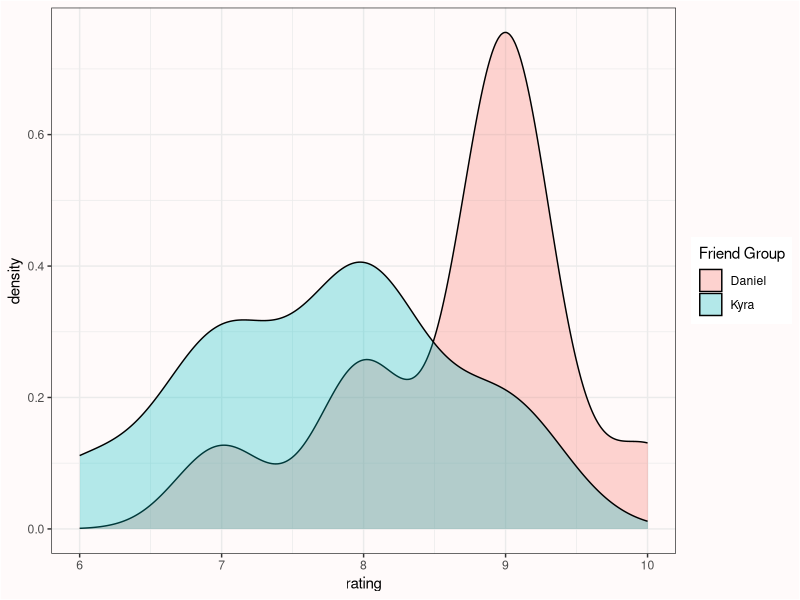
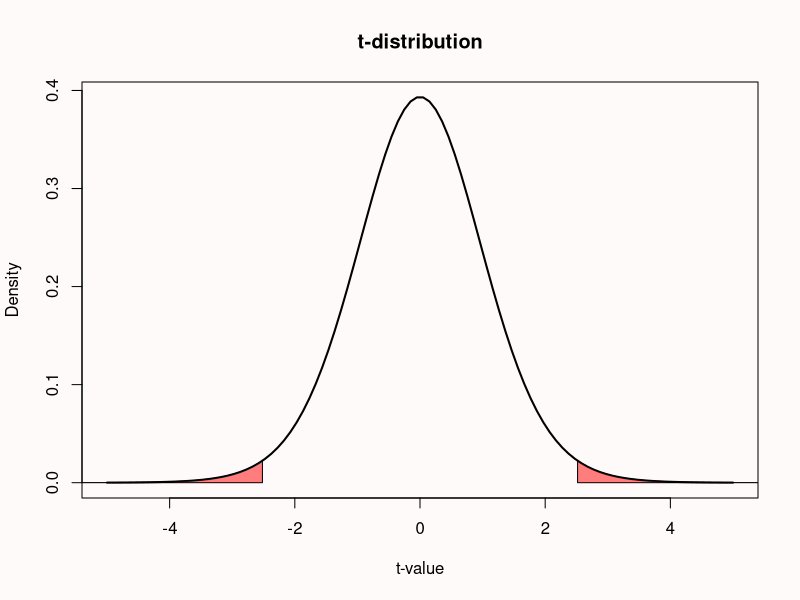
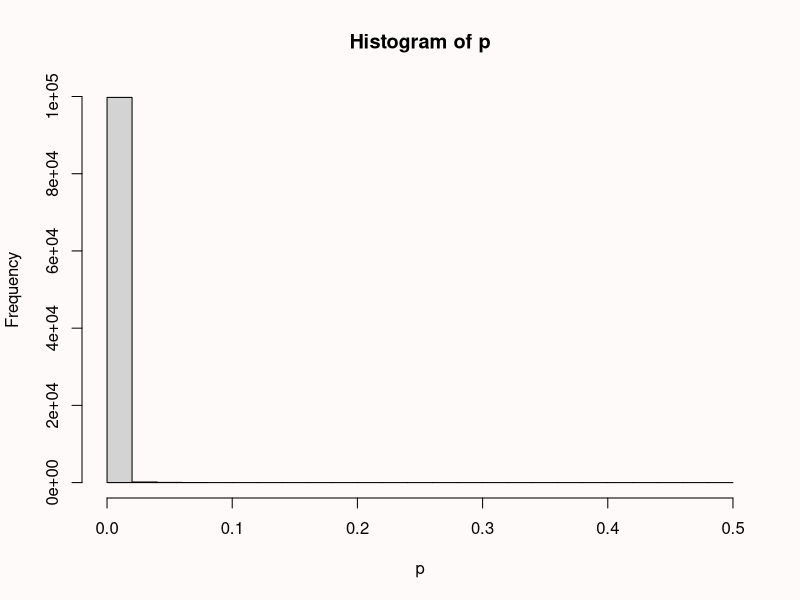
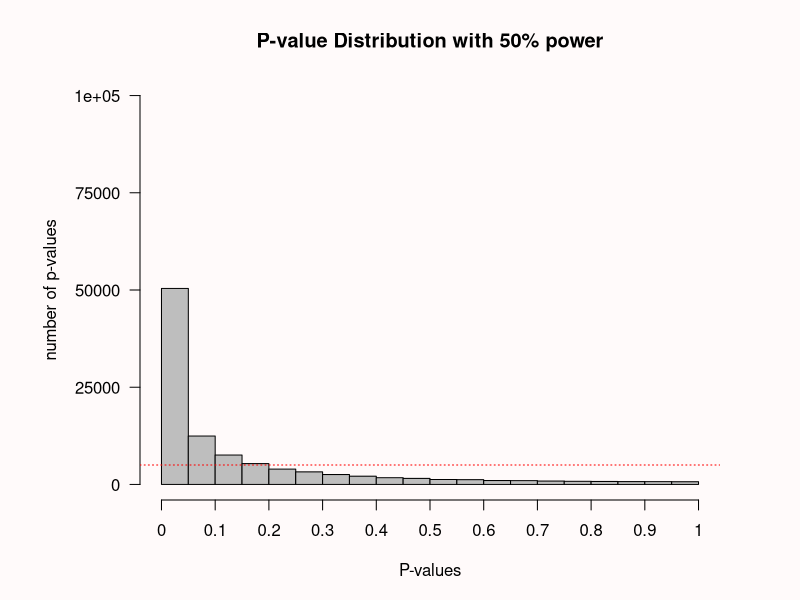
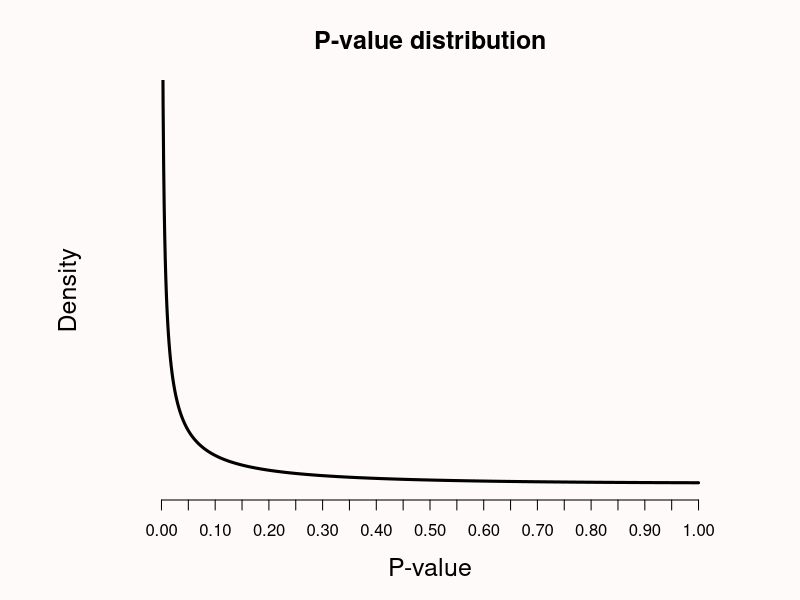
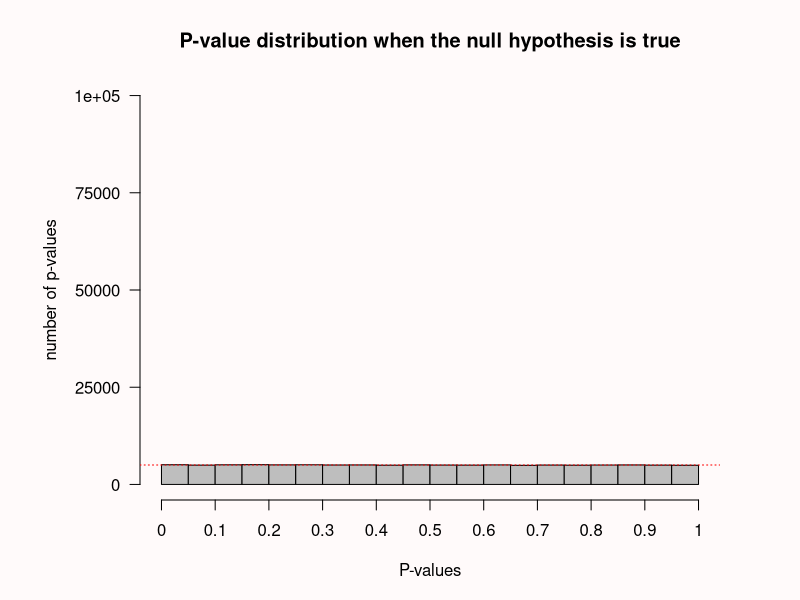
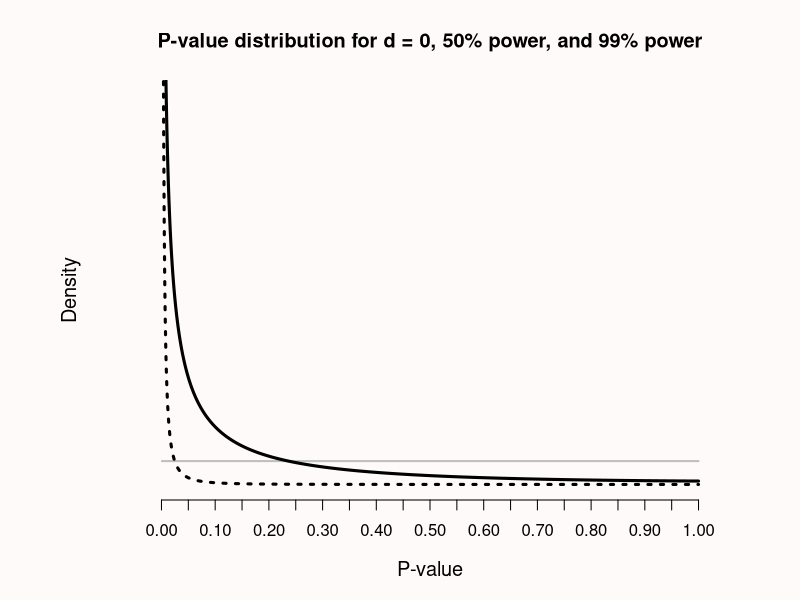
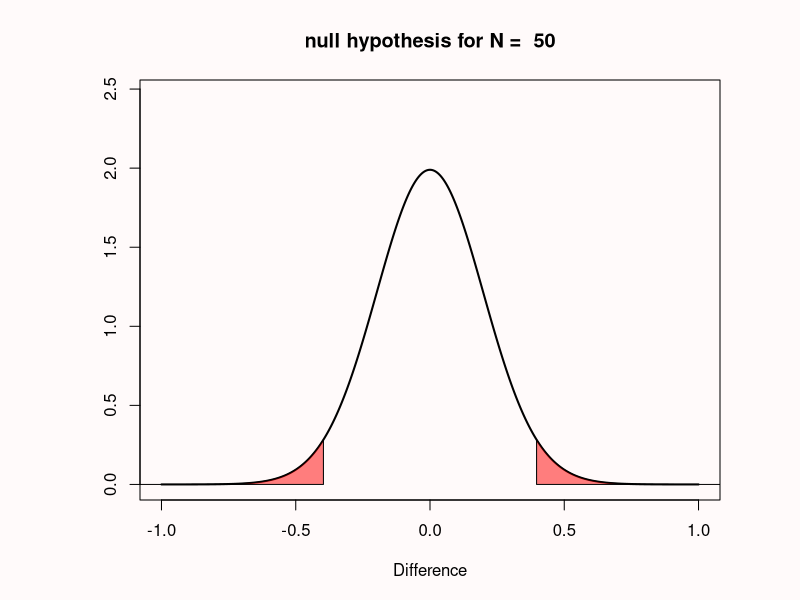

Recreate these plots in R, in order. (Note: a time limit stopped this script after it produced the figures.)
#!/usr/bin/env Rscript
require(ggplot2)
require(tidyr)
friends <- paste0("friend_", 1:10)
friends_daniel <- c(9, 7, 8, 9, 8, 9, 9, 10, 9, 9)
friends_kyra <- c(9, 6, 7, 8, 7, 9, 8, 8, 8, 7)
df <- data.frame(friends, friends_daniel, friends_kyra)
colnames(df) <- c("", "Daniel", "Kyra")
print(df)
df_long <- tidyr::gather(df, "Friend Group", rating, "Daniel":"Kyra", factor_key = TRUE)
print(df_long)

backgroundcolor <- "#fffafa"
# Plot the data
ggplot(df_long, aes(x = rating, fill = `Friend Group`)) +
  geom_density(alpha = .3) +
  theme_bw() +
  theme(plot.background = element_rect(fill = backgroundcolor))  +
  theme(panel.background = element_rect(fill = backgroundcolor))


tstat <- t.test(df_long$rating ~ df_long$`Friend Group`, var.equal = TRUE)
se <- tstat$stderr

par(bg = backgroundcolor)
x <- seq(-5, 5, length = 100)
plot(x, dt(x, df = 18), col = "black", type = "l", xlab = "t-value", ylab = "Density", main = "t-distribution", lwd = 2)
x <- seq(2.5175, 5, length = 100)
z <- (dt(x, df = 18))
polygon(c(2.5175, x, 8), c(0, z, 0), col = rgb(1, 0, 0, 0.5))
x <- seq(-5, -2.5175, length = 100)
z <- (dt(x, df = 18))
polygon(c(-8, x, -2.5175), c(0, z, 0), col = rgb(1, 0, 0, 0.5))

# plot histogram for friends data
p <- numeric(100000) # store all simulated *p*-values
for (i in 1:100000) { # for each simulated experiment
  x <- rnorm(n = 10, mean = 7.7, sd = se) # Simulate data
  y <- rnorm(n = 10, mean = 8.7, sd = se) # Simulate data
  p[i] <- t.test(x, y)$p.value # store the *p*-value
}
power <- sum(p < 0.05) / 100000 # compute power
print(power)
hist(p, breaks = 20) # plot a histogram


#Set number of simulations
nSims <- 100000 # number of simulated experiments
p <- numeric(nSims) # set up empty variable to store all simulated *p*-values
bars <- 20

for (i in 1:nSims) { # for each simulated experiment
  x <- rnorm(n = 71, mean = 100, sd = 15) # Simulate data
  y <- rnorm(n = 71, mean = 105, sd = 15) # Simulate data
  p[i] <- t.test(x, y)$p.value # store the *p*-value
}

#Plot figure
par(bg = backgroundcolor)
op <- par(mar = c(5,7,4,4)) #change white-space around graph
hist(p, breaks=bars, xlab="P-values", ylab="number of p-values\n", axes=FALSE,
    main=paste("P-value Distribution with 50% power"),
    col="grey", xlim=c(0,1), ylim=c(0, nSims))
axis(side=1, at=seq(0,1, 0.1), labels=seq(0,1,0.1))
axis(side=2, at=seq(0,nSims, nSims/4), labels=seq(0,nSims, nSims/4), las=2)
abline(h=nSims/bars, col = "red", lty=3)
power <- sum(p < 0.05) / 100000 # compute power
print(power)

n <- 71 # sample size per independent group
d <- 0.33 # effect size
se <- sqrt(2 / n) # standard error
ncp <- (d * sqrt(n / 2)) # non-centrality parameter d

pdf2_t <- function(p) { #probability density function
  0.5 * dt(qt(p / 2, 2 * n - 2, 0), 2 * n - 2, ncp) /
      dt(qt(p / 2, 2 * n - 2, 0), 2 * n - 2, 0) +
    dt(qt(1 - p / 2, 2 * n - 2, 0), 2 * n - 2, ncp) /
      dt(qt(1 - p / 2, 2 * n - 2, 0), 2 * n - 2, 0)
}

par(bg = backgroundcolor)
plot(-10, xlab = "P-value", ylab = "Density", axes = FALSE,
    main = "P-value distribution", xlim = c(0, 1), ylim = c(0, 50),
    cex.lab = 1.5, cex.main = 1.5, cex.sub = 1
)
curve(pdf2_t, 0, 1, n = 1000, col = "black", lty = 1, lwd = 3, add = TRUE)
axis(side = 1, at = seq(0, 1, 0.05),
    labels = formatC(seq(0, 1, 0.05), format = "f", digits = 2), cex.axis = 1)

#| fig-cap: "Distribution of *p*-values when the null hypothesis is true."

#Set number of simulations
nSims <- 100000 #number of simulated experiments
p <-numeric(nSims) #set up empty variable to store all simulated *p*-values

for (i in 1:nSims) { # for each simulated experiment
  x <- rnorm(n = 71, mean = 100, sd = 15) # Simulate data
  y <- rnorm(n = 71, mean = 100, sd = 15) # Simulate data
  p[i] <- t.test(x, y)$p.value # store the *p*-value
}

bars<-20
#Plot figure
op <- par(mar = c(5,7,4,4)) #change white-space around graph
par(bg = backgroundcolor)
hist(p, breaks=bars, xlab="P-values", ylab="number of p-values\n", axes=FALSE,
    main=paste("P-value distribution when the null hypothesis is true"),
    col="grey", xlim=c(0,1), ylim=c(0, nSims))
axis(side=1, at=seq(0,1, 0.1), labels=seq(0,1,0.1))
axis(side=2, at=seq(0,nSims, nSims/4), labels=seq(0,nSims, nSims/4), las=2)
abline(h=nSims/bars, col = "red", lty=3)

#| fig-cap: "*P*-value distribution for 0 (grey horizontal line, 50 percent power (black solid curve), and 99 percent power (black dotted curve, where *p*-values just below 0.05 are more likely when $H_0$ is true than when $H_1$ is true)."
# Lindley plot

n <- 150
p <- 0.05
ymax <- 25 # Maximum value y-scale (only for p-curve)

# Calculations

# p-value function
pdf2_t <- function(p) 0.5 * dt(qt(p / 2, 2 * n - 2, 0), 2 * n - 2, ncp) / dt(qt(p / 2, 2 * n - 2, 0), 2 * n - 2, 0) + dt(qt(1 - p / 2, 2 * n - 2, 0), 2 * n - 2, ncp) / dt(qt(1 - p / 2, 2 * n - 2, 0), 2 * n - 2, 0)

par(bg = backgroundcolor)
plot(-10,
  xlab = "P-value", ylab = "Density", axes = FALSE,
  main = "P-value distribution for d = 0, 50% power, and 99% power", xlim = c(0, 1), ylim = c(0, ymax), cex.lab = 1.2, cex.main = 1.2, cex.sub = 1
)
axis(side = 1, at = seq(0, 1, 0.05), labels = formatC(seq(0, 1, 0.05), format = "f", digits = 2), cex.axis = 1)
# Draw null line
ncp <- (0 * sqrt(n / 2)) # Calculate non-centrality parameter d
curve(pdf2_t, 0, 1, n = 1000, col = "grey", lty = 1, lwd = 2, add = TRUE)
# Draw 50% low power line
n <- 146
d <- 0.23
se <- sqrt(2 / n) # standard error
ncp <- (d * sqrt(n / 2)) # Calculate non-centrality parameter d
curve(pdf2_t, 0, 1, n = 1000, col = "black", lwd = 3, add = TRUE)
# Draw 99% power line
n <- 150
d <- 0.5
se <- sqrt(2 / n) # standard error
ncp <- (d * sqrt(n / 2)) # Calculate non-centrality parameter d
curve(pdf2_t, 0, 1, n = 1000, col = "black", lwd = 3, lty = 3, add = TRUE)

add_type1_error <- function(N,
                            side = "right",
                            col = rgb(1, 0, 0, 0.5)) {
  mult <- ifelse(side == "right", 1, -1)
  crit_d <- mult * abs(qt(0.05 / 2, (N * 2) - 2)) / sqrt(N / 2)

  if (side == "right") {
    y <- seq(crit_d, 10, length = 10000)
  } else {
    y <- seq(-10, crit_d, length = 10000)
  }

  # determine upperbounds polygon
  suppressWarnings({
    z <- (dt(y * sqrt(N / 2), df = (N * 2) - 2) * sqrt(N / 2))
  })

  if (side == "right") {
    polygon(c(crit_d, y, 10), c(0, z, 0), col = col)
  } else {
    polygon(c(y, crit_d, crit_d), c(z, 0, 0), col = col)
  }
}

# calculate distribution of d based on t-distribution
calc_d_dist <- function(x, N, ncp = 0) {
  suppressWarnings({
    # generates a lot of warnings sometimes
    dt(x * sqrt(N / 2), df = (N * 2) - 2, ncp = ncp) * sqrt(N / 2)
  })
}

#| fig-cap: "Distribution of observed Cohen's *d* effect sizes when collecting 50 observations per group in an independent *t*-test."# Figure 1 & 2 (set to N <- 5000 for Figure 2)
# Set x-axis upper and lower scale points
low_x <- -1
high_x <- 1
y_max <- 2

# Set sample size per group and effect size d (assumes equal sample sizes per group)
N <- 50 # sample size per group for independent t-test
d <- 0.5 # please enter positive d only
# Calculate non-centrality parameter - equals t-value from sample
ncp <- d * sqrt(N / 2)

# # or Cumming, page 305
# ncp <- d / (sqrt((1 / N) + (1 / N)))

# calc d-distribution
x <- seq(low_x, high_x, length = 10000) # create x values
d_dist <- calc_d_dist(x, N, ncp)

# Set max Y
y_max <- max(d_dist) + 0.5

# create plot
par(bg = backgroundcolor)
plot(-10, xlim = c(low_x, high_x), ylim = c(0, y_max), xlab = "Difference", ylab = "", main = paste("null hypothesis for N = ", N))

d_dist <- dt(x * sqrt(N / 2), df = (N * 2) - 2, ncp = 0) * sqrt(N / 2)
lines(x, d_dist, col = "black", type = "l", lwd = 2)

# Add type 1 error rate
add_type1_error(N, "right")
add_type1_error(N, "left")

#| fig-cap: "Distribution of observed Cohen's *d* effect sizes when collecting 5000 observations per group in an independent *t*-test when *d* = 0."

low_x <- -1
high_x <- 1
y_max <- 2

# Set sample size per group and effect size d (assumes equal sample sizes per group)
N <- 5000 # sample size per group for independent t-test
d <- 0.5 # please enter positive d only
# Calculate non-centrality parameter - equals t-value from sample
ncp <- d * sqrt(N / 2)

# calc d-distribution
x <- seq(low_x, high_x, length = 10000) # create x values
d_dist <- calc_d_dist(x, N, ncp)

# Set max Y
y_max <- max(d_dist) + 0.5

# create plot
par(bg = backgroundcolor)
plot(-10, xlim = c(low_x, high_x), ylim = c(0, y_max), xlab = "Difference", ylab = "", main = paste("null hypothesis for N = ", N))

d_dist <- calc_d_dist(x, N, 0)
lines(x, d_dist, col = "black", type = "l", lwd = 2)

# Add type 1 error rate
add_type1_error(N, "right")
add_type1_error(N, "left")

low_x <- -1
high_x <- 1.5
y_max <- 2

# Set sample size per group and effect size d (assumes equal sample sizes per group)
N <- 50 # sample size per group for independent t-test
d <- 1.5 # please enter positive d only
# Calculate non-centrality parameter - equals t-value from sample
ncp <- d * sqrt(N / 2)

# # or Cumming, page 305
# ncp <- d / (sqrt((1 / N) + (1 / N)))

# calc d-distribution
x <- seq(low_x, high_x, length = 10000) # create x values
d_dist <- calc_d_dist(x, N, ncp)

# Set max Y
y_max <- max(d_dist) + 0.5

par(bg = backgroundcolor)
plot(-10, xlim = c(low_x, high_x), ylim = c(0, y_max), xlab = "Difference", ylab = "", main = paste("Null and alternative hypothesis for N = ", N))
lines(x, d_dist, col = "black", type = "l", lwd = 2)
# add d = 0 line
d_dist <- calc_d_dist(x, N, ncp=0)
lines(x, d_dist, col = "darkgrey", type = "l", lwd = 2)

# Add type 1 error rate
add_type1_error(N, "right")
add_type1_error(N, "left")

nsims <- 100000 # number of simulations

m <- 106 # mean sample
n <- 26 # set sample size
sd <- 15 # SD of the simulated data

p <- numeric(nsims) # set up empty vector
bars <- 20

for (i in 1:nsims) { # for each simulated experiment
  x <- rnorm(n = n, mean = m, sd = sd)
  z <- t.test(x, mu = 100) # perform the t-test
  p[i] <- z$p.value # get the p-value
}
power <- round((sum(p < 0.05) / nsims), 2) # power

# Plot figure
hist(p,
  breaks = bars, xlab = "P-values", ylab = "number of p-values\n",
  axes = FALSE, main = paste("P-value Distribution with",
                            round(power * 100, digits = 1), "% Power"),
  col = "grey", xlim = c(0, 1), ylim = c(0, nsims))
axis(side = 1, at = seq(0, 1, 0.1), labels = seq(0, 1, 0.1))
axis(side = 2, at = seq(0, nsims, nsims / 4),
    labels = seq(0, nsims, nsims / 4), las = 2)
abline(h = nsims / bars, col = "red", lty = 3)

nsims <- 100000 # number of simulations

m <- 106 # mean sample
n <- 51 # set sample size
sd <- 15 # SD of the simulated data

p <- numeric(nsims) # set up empty vector
bars <- 20

for (i in 1:nsims) { # for each simulated experiment
  x <- rnorm(n = n, mean = m, sd = sd)
  z <- t.test(x, mu = 100) # perform the t-test
  p[i] <- z$p.value # get the p-value
}
power <- round((sum(p < 0.05) / nsims), 2) # power

# Plot figure
hist(p,
  breaks = bars, xlab = "P-values", ylab = "number of p-values\n",
  axes = FALSE, main = paste("P-value Distribution with",
                            round(power * 100, digits = 1), "% Power"),
  col = "grey", xlim = c(0, 1), ylim = c(0, nsims))
axis(side = 1, at = seq(0, 1, 0.1), labels = seq(0, 1, 0.1))
axis(side = 2, at = seq(0, nsims, nsims / 4),
    labels = seq(0, nsims, nsims / 4), las = 2)
abline(h = nsims / bars, col = "red", lty = 3)

nsims <- 100000 # number of simulations

m <- 100 # mean sample
n <- 51 # set sample size
sd <- 15 # SD of the simulated data

p <- numeric(nsims) # set up empty vector
bars <- 20

for (i in 1:nsims) { # for each simulated experiment
  x <- rnorm(n = n, mean = m, sd = sd)
  z <- t.test(x, mu = 100) # perform the t-test
  p[i] <- z$p.value # get the p-value
}
power <- round((sum(p < 0.05) / nsims), 2) # power

# Plot figure
hist(p,
  breaks = bars, xlab = "P-values", ylab = "number of p-values\n",
  axes = FALSE, main = paste("P-value Distribution with",
                            round(power * 100, digits = 1), "% Power"),
  col = "grey", xlim = c(0, 1), ylim = c(0, nsims))
axis(side = 1, at = seq(0, 1, 0.1), labels = seq(0, 1, 0.1))
axis(side = 2, at = seq(0, nsims, nsims / 4),
    labels = seq(0, nsims, nsims / 4), las = 2)
abline(h = nsims / bars, col = "red", lty = 3)

bars <- 100

for (i in 1:nsims) { # for each simulated experiment
  x <- rnorm(n = n, mean = m, sd = sd)
  z <- t.test(x, mu = 100) # perform the t-test
  p[i] <- z$p.value # get the p-value
}
power <- round((sum(p < 0.05) / nsims), 2) # power

# Plot figure
hist(p,
  breaks = bars, xlab = "P-values", ylab = "number of p-values\n",
  axes = FALSE, main = paste("P-value Distribution with",
                            round(power * 100, digits = 1), "% Power"),
  col = "grey", xlim = c(0, 0.05), ylim = c(0, nsims))
axis(side = 1, at = seq(0, 1, 0.1), labels = seq(0, 1, 0.1))
axis(side = 2, at = seq(0, nsims, nsims / 4),
    labels = seq(0, nsims, nsims / 4), las = 2)
abline(h = nsims / bars, col = "red", lty = 3)

m <- 107 # mean sample
for (i in 1:nsims) { # for each simulated experiment
  x <- rnorm(n = n, mean = m, sd = sd)
  z <- t.test(x, mu = 100) # perform the t-test
  p[i] <- z$p.value # get the p-value
}
power <- round((sum(p < 0.05) / nsims), 2) # power

# Plot figure
hist(p,
  breaks = bars, xlab = "P-values", ylab = "number of p-values\n",
  axes = FALSE, main = paste("P-value Distribution with",
                            round(power * 100, digits = 1), "% Power"),
  col = "grey", xlim = c(0, 0.05), ylim = c(0, nsims))
axis(side = 1, at = seq(0, 1, 0.1), labels = seq(0, 1, 0.1))
axis(side = 2, at = seq(0, nsims, nsims / 4),
    labels = seq(0, nsims, nsims / 4), las = 2)
abline(h = nsims / bars, col = "red", lty = 3)

for (i in 1:nsims) { # for each simulated experiment
  x <- rnorm(n = n, mean = m, sd = sd)
  z <- t.test(x, mu = 100) # perform the t-test
  p[i] <- z$p.value # get the p-value
}
power <- round((sum(p < 0.01) / nsims), 2) # power

# Plot figure
hist(p,
  breaks = bars, xlab = "P-values", ylab = "number of p-values\n",
  axes = FALSE, main = paste("P-value Distribution with",
                            round(power * 100, digits = 1), "% Power"),
  col = "grey", xlim = c(0, 0.05), ylim = c(0, nsims))
axis(side = 1, at = seq(0, 1, 0.1), labels = seq(0, 1, 0.1))
axis(side = 2, at = seq(0, nsims, nsims / 4),
    labels = seq(0, nsims, nsims / 4), las = 2)
abline(h = nsims / bars, col = "red", lty = 3)

for (i in 1:nsims) { # for each simulated experiment
  x <- rnorm(n = n, mean = m, sd = sd)
  z <- t.test(x, mu = 100) # perform the t-test
  p[i] <- z$p.value # get the p-value
}
power <- round((sum(p < 0.01) / nsims), 2) # power

# Plot figure
hist(p,
  breaks = bars, xlab = "P-values", ylab = "number of p-values\n",
  axes = FALSE, main = paste("P-value Distribution with",
                            round(power * 100, digits = 1), "% Power"),
  col = "grey", xlim = c(0, 0.05), ylim = c(0, 10000))
axis(side = 1, at = seq(0, 1, 0.1), labels = seq(0, 1, 0.1))
axis(side = 2, at = seq(0, nsims, nsims / 4),
    labels = seq(0, nsims, nsims / 4), las = 2)
abline(h = nsims / bars, col = "red", lty = 3)

n <- 51 # set sample size
m <- 108 # mean sample
for (i in 1:nsims) { # for each simulated experiment
  x <- rnorm(n = n, mean = m, sd = sd)
  z <- t.test(x, mu = 100) # perform the t-test
  p[i] <- z$p.value # get the p-value
}
power <- round((sum(p < 0.01) / nsims), 2) # power

# Plot figure
hist(p,
  breaks = bars, xlab = "P-values", ylab = "number of p-values\n",
  axes = FALSE, main = paste("P-value Distribution with",
                            round(power * 100, digits = 1), "% Power"),
  col = "grey", xlim = c(0, 0.05), ylim = c(0, 10000))
axis(side = 1, at = seq(0, 1, 0.1), labels = seq(0, 1, 0.1))
axis(side = 2, at = seq(0, nsims, nsims / 4),
    labels = seq(0, nsims, nsims / 4), las = 2)
abline(h = nsims / bars, col = "red", lty = 3)
